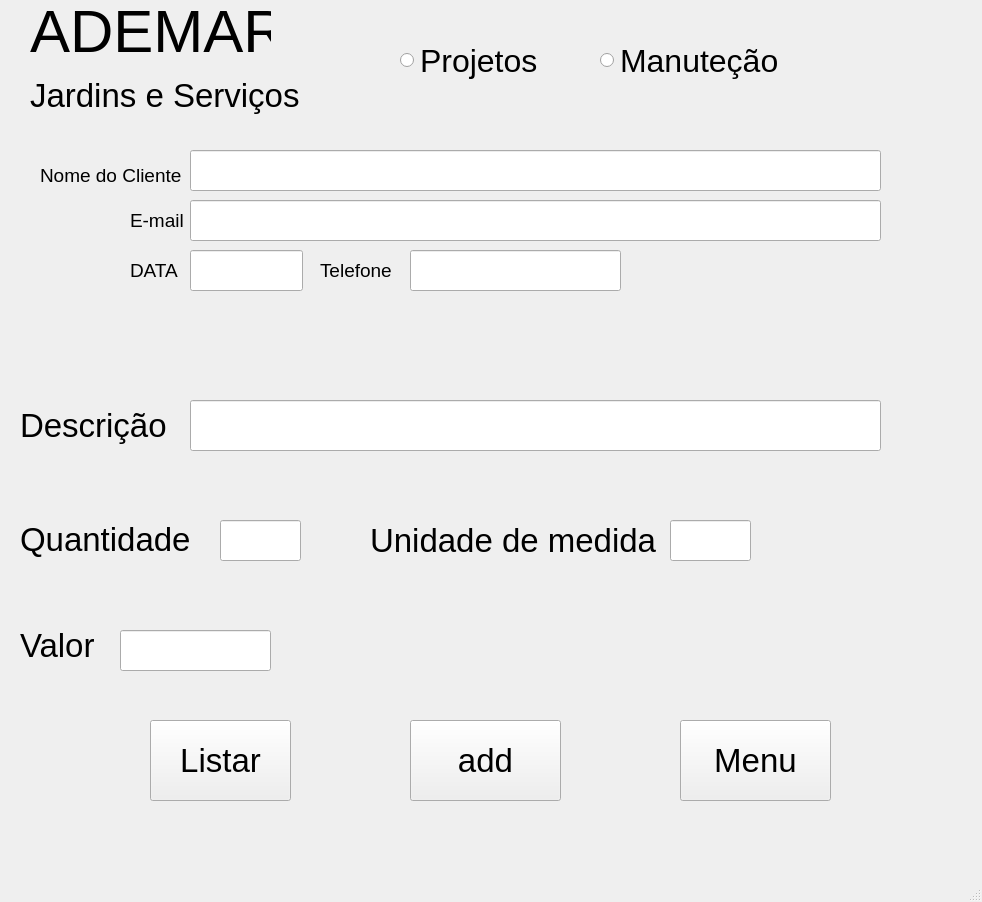
<?xml version="1.0" encoding="UTF-8"?>
<ui version="4.0">
 <class>MainWindow</class>
 <widget class="QMainWindow" name="MainWindow">
  <property name="geometry">
   <rect>
    <x>0</x>
    <y>0</y>
    <width>982</width>
    <height>902</height>
   </rect>
  </property>
  <property name="windowTitle">
   <string>MainWindow</string>
  </property>
  <widget class="QWidget" name="centralwidget">
   <widget class="QLabel" name="label_2">
    <property name="geometry">
     <rect>
      <x>30</x>
      <y>60</y>
      <width>281</width>
      <height>71</height>
     </rect>
    </property>
    <property name="font">
     <font>
      <pointsize>25</pointsize>
     </font>
    </property>
    <property name="text">
     <string>Jardins e Serviços</string>
    </property>
   </widget>
   <widget class="QLabel" name="label_4">
    <property name="geometry">
     <rect>
      <x>20</x>
      <y>400</y>
      <width>191</width>
      <height>51</height>
     </rect>
    </property>
    <property name="font">
     <font>
      <pointsize>25</pointsize>
     </font>
    </property>
    <property name="text">
     <string>Descrição</string>
    </property>
   </widget>
   <widget class="QLabel" name="label_5">
    <property name="geometry">
     <rect>
      <x>20</x>
      <y>620</y>
      <width>171</width>
      <height>51</height>
     </rect>
    </property>
    <property name="font">
     <font>
      <pointsize>25</pointsize>
     </font>
    </property>
    <property name="text">
     <string>Valor</string>
    </property>
   </widget>
   <widget class="QLabel" name="label_6">
    <property name="geometry">
     <rect>
      <x>20</x>
      <y>514</y>
      <width>191</width>
      <height>51</height>
     </rect>
    </property>
    <property name="font">
     <font>
      <pointsize>25</pointsize>
     </font>
    </property>
    <property name="text">
     <string>Quantidade</string>
    </property>
   </widget>
   <widget class="QPushButton" name="pushButton">
    <property name="geometry">
     <rect>
      <x>150</x>
      <y>720</y>
      <width>141</width>
      <height>81</height>
     </rect>
    </property>
    <property name="font">
     <font>
      <pointsize>25</pointsize>
     </font>
    </property>
    <property name="text">
     <string>Listar</string>
    </property>
   </widget>
   <widget class="QLabel" name="label">
    <property name="geometry">
     <rect>
      <x>30</x>
      <y>0</y>
      <width>241</width>
      <height>61</height>
     </rect>
    </property>
    <property name="font">
     <font>
      <pointsize>45</pointsize>
     </font>
    </property>
    <property name="text">
     <string>ADEMAR</string>
    </property>
   </widget>
   <widget class="QPushButton" name="pushButton_2">
    <property name="geometry">
     <rect>
      <x>410</x>
      <y>720</y>
      <width>151</width>
      <height>81</height>
     </rect>
    </property>
    <property name="font">
     <font>
      <pointsize>25</pointsize>
     </font>
    </property>
    <property name="text">
     <string>add</string>
    </property>
   </widget>
   <widget class="QPushButton" name="pushButton_3">
    <property name="geometry">
     <rect>
      <x>680</x>
      <y>720</y>
      <width>151</width>
      <height>81</height>
     </rect>
    </property>
    <property name="font">
     <font>
      <pointsize>25</pointsize>
     </font>
    </property>
    <property name="text">
     <string>Menu</string>
    </property>
   </widget>
   <widget class="QLineEdit" name="lineEdit_5">
    <property name="geometry">
     <rect>
      <x>190</x>
      <y>400</y>
      <width>691</width>
      <height>51</height>
     </rect>
    </property>
    <property name="font">
     <font>
      <pointsize>14</pointsize>
     </font>
    </property>
    <property name="text">
     <string/>
    </property>
   </widget>
   <widget class="QLineEdit" name="lineEdit_6">
    <property name="geometry">
     <rect>
      <x>220</x>
      <y>520</y>
      <width>81</width>
      <height>41</height>
     </rect>
    </property>
    <property name="font">
     <font>
      <pointsize>14</pointsize>
     </font>
    </property>
    <property name="text">
     <string/>
    </property>
   </widget>
   <widget class="QLineEdit" name="lineEdit_8">
    <property name="geometry">
     <rect>
      <x>120</x>
      <y>630</y>
      <width>151</width>
      <height>41</height>
     </rect>
    </property>
    <property name="font">
     <font>
      <pointsize>14</pointsize>
     </font>
    </property>
    <property name="text">
     <string/>
    </property>
   </widget>
   <widget class="QLabel" name="label_7">
    <property name="geometry">
     <rect>
      <x>370</x>
      <y>520</y>
      <width>291</width>
      <height>41</height>
     </rect>
    </property>
    <property name="font">
     <font>
      <pointsize>25</pointsize>
     </font>
    </property>
    <property name="text">
     <string>Unidade de medida</string>
    </property>
   </widget>
   <widget class="QLineEdit" name="lineEdit_7">
    <property name="geometry">
     <rect>
      <x>670</x>
      <y>520</y>
      <width>81</width>
      <height>41</height>
     </rect>
    </property>
    <property name="font">
     <font>
      <pointsize>14</pointsize>
     </font>
    </property>
   </widget>
   <widget class="QRadioButton" name="radioButton">
    <property name="geometry">
     <rect>
      <x>400</x>
      <y>30</y>
      <width>141</width>
      <height>61</height>
     </rect>
    </property>
    <property name="font">
     <font>
      <pointsize>24</pointsize>
     </font>
    </property>
    <property name="text">
     <string>Projetos</string>
    </property>
   </widget>
   <widget class="QRadioButton" name="radioButton_2">
    <property name="geometry">
     <rect>
      <x>600</x>
      <y>30</y>
      <width>191</width>
      <height>61</height>
     </rect>
    </property>
    <property name="font">
     <font>
      <pointsize>24</pointsize>
     </font>
    </property>
    <property name="text">
     <string>Manuteção</string>
    </property>
   </widget>
   <widget class="QLabel" name="label_3">
    <property name="geometry">
     <rect>
      <x>40</x>
      <y>150</y>
      <width>141</width>
      <height>51</height>
     </rect>
    </property>
    <property name="font">
     <font>
      <pointsize>14</pointsize>
     </font>
    </property>
    <property name="text">
     <string>Nome do Cliente</string>
    </property>
   </widget>
   <widget class="QLabel" name="label_8">
    <property name="geometry">
     <rect>
      <x>130</x>
      <y>250</y>
      <width>51</width>
      <height>41</height>
     </rect>
    </property>
    <property name="font">
     <font>
      <pointsize>14</pointsize>
     </font>
    </property>
    <property name="text">
     <string>DATA</string>
    </property>
   </widget>
   <widget class="QLabel" name="label_9">
    <property name="geometry">
     <rect>
      <x>130</x>
      <y>200</y>
      <width>61</width>
      <height>41</height>
     </rect>
    </property>
    <property name="font">
     <font>
      <pointsize>14</pointsize>
     </font>
    </property>
    <property name="text">
     <string>E-mail</string>
    </property>
   </widget>
   <widget class="QLineEdit" name="lineEdit_2">
    <property name="geometry">
     <rect>
      <x>190</x>
      <y>200</y>
      <width>691</width>
      <height>41</height>
     </rect>
    </property>
    <property name="font">
     <font>
      <pointsize>14</pointsize>
     </font>
    </property>
   </widget>
   <widget class="QLabel" name="label_10">
    <property name="geometry">
     <rect>
      <x>320</x>
      <y>250</y>
      <width>81</width>
      <height>41</height>
     </rect>
    </property>
    <property name="font">
     <font>
      <pointsize>14</pointsize>
     </font>
    </property>
    <property name="text">
     <string>Telefone</string>
    </property>
   </widget>
   <widget class="QLineEdit" name="lineEdit_4">
    <property name="geometry">
     <rect>
      <x>410</x>
      <y>250</y>
      <width>211</width>
      <height>41</height>
     </rect>
    </property>
    <property name="font">
     <font>
      <pointsize>14</pointsize>
     </font>
    </property>
   </widget>
   <widget class="QLineEdit" name="lineEdit_3">
    <property name="geometry">
     <rect>
      <x>190</x>
      <y>250</y>
      <width>113</width>
      <height>41</height>
     </rect>
    </property>
    <property name="font">
     <font>
      <pointsize>14</pointsize>
     </font>
    </property>
   </widget>
   <widget class="QLineEdit" name="lineEdit">
    <property name="geometry">
     <rect>
      <x>190</x>
      <y>150</y>
      <width>691</width>
      <height>41</height>
     </rect>
    </property>
    <property name="font">
     <font>
      <pointsize>14</pointsize>
     </font>
    </property>
   </widget>
  </widget>
  <widget class="QStatusBar" name="statusbar"/>
 </widget>
 <resources/>
 <connections/>
</ui>
